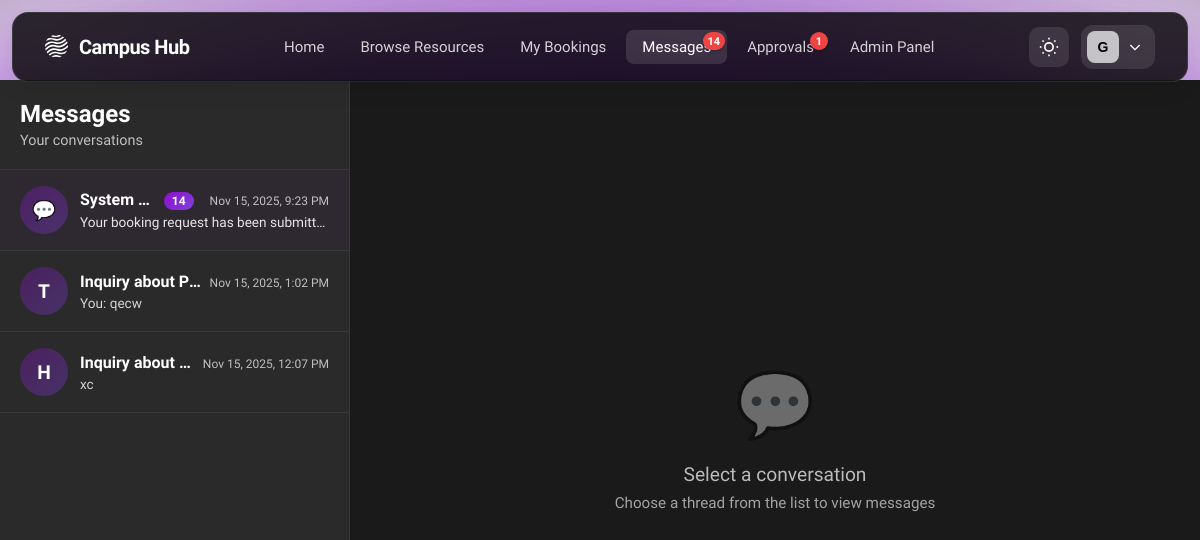
/messages/ (signed in), run on the app's committed database.
### tables this page shows
CREATE TABLE users (
    user_id INTEGER PRIMARY KEY AUTOINCREMENT,
    name TEXT NOT NULL,
    email TEXT NOT NULL UNIQUE,
    password_hash TEXT NOT NULL,
    role TEXT NOT NULL CHECK (role IN ('student','staff','admin')),
    profile_image TEXT,
    department_id INTEGER REFERENCES departments(department_id),
    email_verified BOOLEAN NOT NULL DEFAULT 0,
    verification_token TEXT,
    verification_token_expires DATETIME,
    reset_password_token TEXT,
    reset_password_expires DATETIME,
    created_at DATETIME DEFAULT CURRENT_TIMESTAMP,
    updated_at DATETIME
, is_banned INTEGER DEFAULT 0, last_login TIMESTAMP);

CREATE TABLE message_threads (
    thread_id INTEGER PRIMARY KEY AUTOINCREMENT,
    resource_id INTEGER REFERENCES resources(resource_id) ON DELETE SET NULL,
    booking_id INTEGER REFERENCES bookings(booking_id) ON DELETE SET NULL,
    subject TEXT,
    created_at DATETIME DEFAULT CURRENT_TIMESTAMP,
    updated_at DATETIME
);

### src/controllers/message_controller.py (the view, shortened to what this page needs)
@message_bp.route('/')
@message_bp.route('/thread/<int:thread_id>')
@login_required
def inbox(thread_id=None):
    threads = MessageDAL.get_threads_by_user(current_user.user_id)
    thread_objects = [MessageThread(thread) for thread in threads]
    active_thread = None
    messages = []
    participants = []
    return render_template(
        'messages/inbox.html',
        threads=thread_objects,
        active_thread=active_thread,
        messages=messages,
        participants=participants
    )

### src/templates/messages/inbox.html (shortened to what this page needs)
{% extends 'base.html' %}
{% block content %}
<div class="messages-page">
    <div class="split-container">
        <div class="threads-sidebar">
            <div class="sidebar-header">
                <h1 class="sidebar-title">Messages</h1>
                <p class="sidebar-subtitle">Your conversations</p>
            </div>
            <div class="thread-list">
                {% if threads %}
                    {% for thread in threads %}
                        <a href="{{ url_for('message.inbox', thread_id=thread.thread_id) }}"
                           class="thread-item {% if active_thread and thread.thread_id == active_thread.thread_id %}active{% endif %} {% if thread.unread_count > 0 %}unread{% endif %}">
                            <div class="thread-avatar">
                                {% if thread.other_participant_name %}
                                    {{ thread.other_participant_name[0]|upper }}
                                {% else %}
                                    💬
                                {% endif %}
                            </div>
                            <div class="thread-info">
                                <div class="thread-header-row">
                                    <div class="thread-subject">
                                        {{ thread.subject or 'Conversation' }}
                                    </div>
                                    <div style="display: flex; align-items: center; gap: 8px;">
                                        {% if thread.unread_count > 0 %}
                                            <span class="thread-unread-badge">{{ thread.unread_count }}</span>
                                        {% endif %}
                                        <div class="thread-time utc-time" {% if thread.last_message_at %}data-utc="{{ thread.last_message_at }}"{% endif %}>
                                        </div>
                                    </div>
                                </div>
                                <div class="thread-preview">
                                    {% if thread.last_message_content %}
                                        {% if thread.last_message_sender_id == current_user.user_id %}
                                            You: {{ thread.last_message_content[:40] }}{% if thread.last_message_content|length > 40 %}...{% endif %}
                                        {% else %}
                                            {{ thread.last_message_content[:40] }}{% if thread.last_message_content|length > 40 %}...{% endif %}
                                        {% endif %}
                                    {% else %}
                                        No messages yet
                                    {% endif %}
                                </div>
                            </div>
                        </a>
                    {% endfor %}
                {% else %}
                    <div class="empty-threads">
                        <div class="empty-threads-icon">💬</div>
                        <div class="empty-threads-text">No Messages Yet</div>
                        <div class="empty-threads-subtext">Messages will appear when you book resources</div>
                    </div>
                {% endif %}
            </div>
        </div>
        <div class="conversation-panel">
            {% if active_thread %}
                <div class="conversation-header">
                    <h2 class="conversation-title">{{ active_thread.subject or 'Conversation' }}</h2>
                    <div class="conversation-meta">
                        <span>👤 {{ participants[0].full_name if participants else 'Unknown' }}</span>
                        {% if active_thread.resource_id %}
                            <span> • </span>
                            <span>📚 <a href="{{ url_for('resource.detail', resource_id=active_thread.resource_id) }}" class="resource-link">
                                {{ active_thread._resource_title or 'Resource' }}
                            </a></span>
                        {% endif %}
                    </div>
                </div>
                <div class="messages-area" id="messagesArea">
                    {% if messages %}
                        {% for message in messages %}
                            <div class="message-bubble {% if message.sender_id == current_user.user_id %}sent{% elif message.sender_id == 0 %}system{% else %}received{% endif %}" data-message-id="{{ message.message_id }}">
                                <div class="message-content">
                                    {% if message.sender_id != current_user.user_id and message.sender_id != 0 %}
                                        <div class="message-sender">{{ message._sender_name or 'Unknown User' }}</div>
                                    {% endif %}
                                    <div class="message-text">
                                        {{ message.content }}
                                    </div>
                                    <div class="message-time utc-time" data-utc="{{ message.sent_at.strftime('%Y-%m-%d %H:%M:%S') }}" data-time-only>
                                        {{ message.sent_at.strftime('%I:%M %p') }}
                                    </div>
                                </div>
                            </div>
                        {% endfor %}
                    {% else %}
                        <div class="empty-conversation">
                            <div class="empty-conversation-icon">💬</div>
                            <div class="empty-conversation-text">No messages yet</div>
                            <div class="empty-conversation-subtext">Start the conversation!</div>
                        </div>
                    {% endif %}
                </div>
                <div class="message-input-area">
                    <form method="POST" action="{{ url_for('message.send_message') }}" class="message-form" id="messageForm">
                        <input type="hidden" name="thread_id" value="{{ active_thread.thread_id }}">
                        <input type="hidden" name="csrf_token" value="{{ csrf_token() }}">
                        <div class="message-input-wrapper">
                            <textarea
                                name="content"
                                id="messageInput"
                                class="message-input"
                                placeholder="Type a message..."
                                required
                                rows="1"
                            ></textarea>
                        </div>
                        <button type="submit" class="send-button" id="sendButton">
                            <svg xmlns="http://www.w3.org/2000/svg" viewBox="0 0 24 24">
                                <path d="M2.01 21L23 12 2.01 3 2 10l15 2-15 2z"/>
                            </svg>
                        </button>
                    </form>
                </div>
            {% else %}
                <div class="empty-conversation">
                    <div class="empty-conversation-icon">💬</div>
                    <div class="empty-conversation-text">Select a conversation</div>
                    <div class="empty-conversation-subtext">Choose a thread from the list to view messages</div>
                </div>
            {% endif %}
        </div>
    </div>
</div>
{% endblock %}

### src/templates/base.html (shortened to what this page needs)
<!DOCTYPE html>
<html lang="en" data-theme="dark">
<head>
    <link rel="stylesheet" href="{{ url_for('static', filename='css/home.css') }}">
</head>
<body>
    <div class="background-effects">
        <div class="gradient-ellipse-1">
            <div style="position: absolute; inset: -31.25% -24.81%;">
            </div>
        </div>
        <div class="gradient-ellipse-2">
            <div style="position: absolute; inset: -41.49% -30.77%;">
            </div>
        </div>
        <div class="gradient-ellipse-3">
            <div style="position: absolute; inset: -62.11% -38.17%;">
            </div>
        </div>
        <div class="gradient-ellipse-4">
            <div style="position: absolute; inset: -37.04% -24.07%;">
            </div>
        </div>
    </div>
    <nav class="navbar">
        <div class="navbar-container">
            <div class="navbar-left">
                <a href="{{ url_for('main.index') }}" class="navbar-logo">
                    <span class="logo-text">Campus Hub</span>
                </a>
            </div>
            <div class="navbar-center">
                <a href="{{ url_for('main.index') }}" class="nav-link {% if request.endpoint == 'main.index' %}active{% endif %}">Home</a>
                <a href="{{ url_for('resource.index') }}" class="nav-link {% if request.endpoint and request.endpoint.startswith('resource.') %}active{% endif %}">Browse Resources</a>
                {% if current_user.is_authenticated %}
                    <a href="{{ url_for('booking.index') }}" class="nav-link {% if request.endpoint and request.endpoint.startswith('booking.') and request.endpoint != 'booking.pending_approvals' %}active{% endif %}">My Bookings</a>
                    <a href="{{ url_for('message.inbox') }}" class="nav-link {% if request.endpoint and request.endpoint.startswith('message.') %}active{% endif %}" style="position: relative;">
                        Messages
                        {% if unread_messages > 0 %}
                            <span class="notification-badge" id="message-badge">{{ unread_messages if unread_messages < 100 else '99+' }}</span>
                        {% else %}
                            <span class="notification-badge" id="message-badge" style="display: none;"></span>
                        {% endif %}
                    </a>
                    {% if current_user.role in ['staff', 'admin'] %}
                        <a href="{{ url_for('booking.pending_approvals') }}" class="nav-link {% if request.endpoint == 'booking.pending_approvals' %}active{% endif %}" style="position: relative;">
                            Approvals
                            {% if pending_approvals and pending_approvals > 0 %}
                                <span id="approvals-badge" class="notification-badge">{{ pending_approvals if pending_approvals < 100 else '99+' }}</span>
                            {% else %}
                                <span id="approvals-badge" class="notification-badge" style="display: none;"></span>
                            {% endif %}
                        </a>
                    {% endif %}
                    {% if current_user.role == 'admin' %}
                        <a href="{{ url_for('admin.dashboard') }}" class="nav-link {% if request.endpoint and request.endpoint.startswith('admin.') %}active{% endif %}">Admin Panel</a>
                    {% endif %}
                {% endif %}
            </div>
            <div class="navbar-right">
                <button class="theme-toggle" onclick="toggleTheme()" aria-label="Toggle theme">
                </button>
                {% if current_user.is_authenticated %}
                <div class="account-dropdown">
                    <button class="account-button" onclick="toggleAccountMenu()">
                        <div class="account-avatar">
                            {{ current_user.name[0].upper() }}
                        </div>
                        <svg class="chevron-icon" fill="none" stroke="currentColor" stroke-width="2" viewBox="0 0 24 24">
                            <path d="M19 9l-7 7-7-7"/>
                        </svg>
                    </button>
                </div>
                {% endif %}
            </div>
        </div>
    </nav>
    <main class="main-content">
        {% block content %}{% endblock %}
    </main>
</body>
</html>

### data on the page
users: name "G"
message_threads: subject "System…", unread_count "14", last_message_content "Your booking request has been submitt…"
message_threads: other_participant_name "T", subject "Inquiry about P…", last_message_content "qecw"
message_threads: other_participant_name "H", subject "Inquiry about…", last_message_content "xc"

### other printed values
{{ unread_messages if unread_messages < 100 else '99+' }} "14"
{{ pending_approvals if pending_approvals < 100 else '99+' }} "1"
